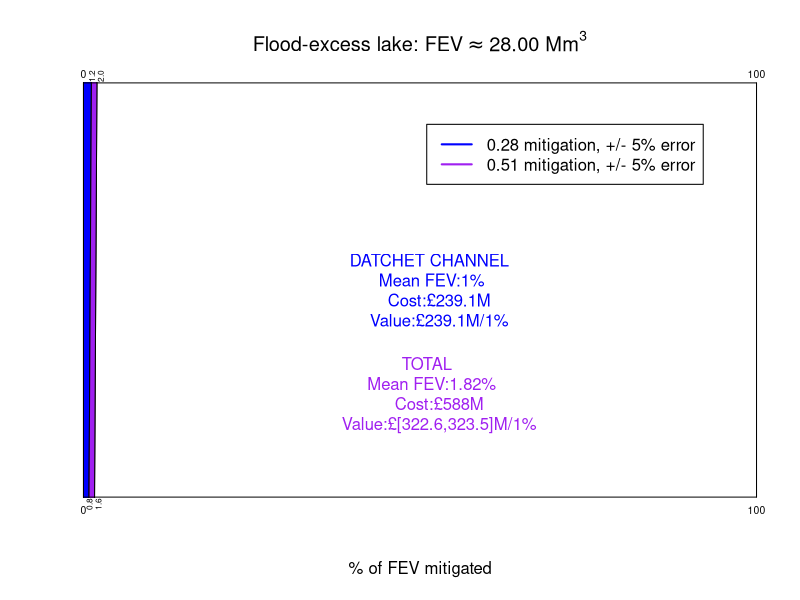

The R source for this figure:
plot(0, 0, type="l", xlim=cbind(0.035, 0.965), ylim=cbind(0.035, 0.965), xlab="% of FEV mitigated", ylab="", main=expression("Flood-excess lake: FEV" %~~%  "28.00 Mm" ^ "3"), axes=FALSE) 
# creating an empty plot by choice
# introduced to by [7, pp.104-105] [10].

segments(0.008214286, 0, 0.01178571, 1, lty=1) # for 0.28 mitigation - Datchet Channel; 5% error added. 0.008214286 = 0.23/28; 0.01178571 = 0.33/28
# Notified of segments function by fellow project member [11]. 
# Looked at RStudio help section for structure.
segments(0.01642857, 0, 0.02, 1, lty=1) # for 0.51 mitigation - 3 Channels; 5% error added. 0.01642857 = 0.46/28; 0.02 = 0.56/28

x=0:1
y=(280.0004*x)-2.300003

polygon(cbind(0, x, 0), cbind(0, y, 1), col="blue")
# Notified by [12, pp.50-58]
polygon(cbind(0.01642857, x, 0.02), cbind(0, y, 1), col="purple")

segments(0, 0, 0, 1, lty=1)
segments(1, 0, 1, 1, lty=1)
segments(0, 1, 1, 1, lty=1)
segments(0, 0, 1, 0, lty=1)

# help with setting up legend:[24]
legend(0.51,0.9,cbind("0.28 mitigation, +/- 5% error", "0.51 mitigation, +/- 5% error"), col=cbind("blue","purple"), lty=cbind(1,1), lwd=cbind(2,2), bty="o")

# Notified of text function by [7, p.105]. 
# Looked at RStudio help section
text(0.51, 0.5,labels=" DATCHET CHANNEL
  Mean FEV:1%
     Cost:£239.1M
     Value:£239.1M/1%", cex=1, col="blue")
text(0.51, 0.25,labels="TOTAL
  Mean FEV:1.82%
     Cost:£588M
     Value:£[322.6,323.5]M/1%", cex=1, col="purple")

# Notified of mtext function by [7, p.105]. 
# Looked at RStudio help section
mtext("0", 1, at=0, cex=0.625)
mtext("0.8", 1, at=0.008214286, cex=0.5, las=2)
mtext("1.6", 1, at=0.02142857, cex=0.5, las=2)
mtext("100", 1, at=1, cex=0.625)

mtext("0",3, at=0, cex=0.625)
mtext("1.2", 3, at=0.01178571, cex=0.5, las=2)
mtext("2.0", 3, at=0.025, cex=0.5, las=2)
mtext("100", 3, at=1, cex=0.625)